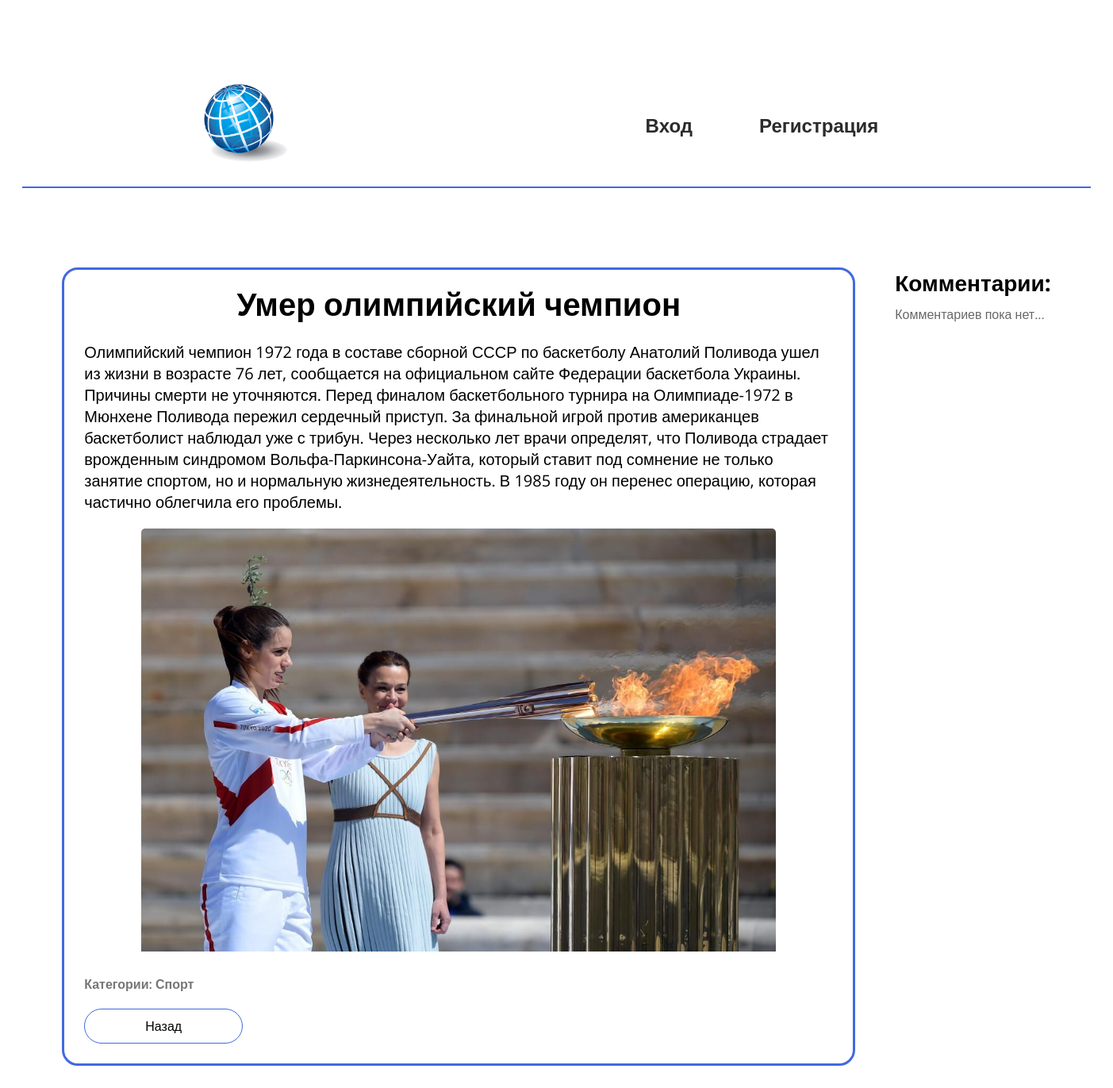
Page /news/4 on the committed database.
### website/models.py (models this page shows, shortened)
class News(models.Model):
    title = models.CharField(verbose_name="Заголовок",
                             max_length=30,
                             blank=False)
    description = models.TextField(verbose_name="Описание")
    created_at = models.DateTimeField(verbose_name="Созданно в",
                                      auto_now_add=True)
    published_at = models.DateTimeField(verbose_name="Опубликовать в",
                                        default=dt.now())
    photo = models.ImageField(verbose_name="Путь к фото",
                              upload_to="photo_for_news/",
                              blank=True)
    is_published = models.BooleanField(verbose_name="Статус публикации",
                                       default=True)
    category = models.ForeignKey(verbose_name="Категория",
                                 to=Categories,
                                 on_delete=models.PROTECT)
    class Meta:
        verbose_name = "Новость"
        verbose_name_plural = "Новости"

class Categories(models.Model):
    name = models.CharField(verbose_name="Название",
                             max_length=30,
                             blank=False)
    description = models.TextField(verbose_name="Описание")
    class Meta:
        verbose_name = "Категорию"
        verbose_name_plural = "Категории"
    def __str__(self):
        return self.name

### website/views.py (the view, shortened to what this page needs)
# urls.py: path('news/<int:id>', news_page),
def news_page(request, id):
    data = {
        "news": News.objects.get(id=id),
        "review_form": ReviewsForm(),
        "reviews": Reviews.objects.filter(news=id),
    }
    return render(request, "news_page.html", data)

### website/templates/news_page.html (shortened to what this page needs)
{% extends "base.html" %}
{% block content %}
<aside class="new">
    <h1 class="title_new"> {{ news.title }} </h1>
    <p class="desc_new">{{ news.description }}</p>
    <img class="photo_new" src="/media/{{ news.photo }}"/>
    <p class="new_category">Категории: {{ news.category }}</p>
    <a class="back" href="/">Назад</a>
</aside>
<section class="reviews">
    <h2>Комментарии:</h2>
    {% if not reviews %}
    <p class="no-comment">Комментариев пока нет...</p>
    {% endif %}
</section>
{% endblock %}

### website/templates/base.html (style rules this page uses)
* { margin: 0; padding: 0; box-sizing: border-box; font-family: 'Open Sans', sans-serif; }
html { display: flex; flex-direction: column; align-items: center; justify-content: center; }
body { padding: 10vh 10vw; }
.main > aside { grid-column: span 1; }
.main > aside > a { cursor: pointer; display: grid; text-decoration: none; border: 1px solid rgb(65, 105, 225); padding: 10px; text-align: center; border-radius: 30px; color: black; margin-bottom: 10px; }
h2 { font-size: 28px; padding-bottom: 20px; }

### website/templates/news_page.html (style rules this page uses)
.photo_new { width: 500px; }
.title_new { font-size: 40px; padding-bottom: 20px; text-align: center; }
.desc_new { padding-bottom: 20px; font-size: 20px; }
.new { border: 3px solid rgb(65, 105, 225); padding: 15px 25px; border-radius: 20px; width: 1000px; }
.photo_new { padding-bottom: 20px; border-radius: 5px; width: 800px; display: block; margin: auto; }
.back { max-width: 200px; }
.new_category { padding: 10px 0 20px; color:rgba(77, 78, 78, 0.774); font-weight: 600; }
h2 { padding: 0 0 10px 0; }
.no-comment { color: rgb(104, 104, 104); }

### rows in the picture
News: title "Умер олимпийский чемпион", description "Олимпийский чемпион 1972 года в составе сборной СССР по баскетболу Анатолий Поливода ушел из жизни в возрасте 76 лет, сообщается на официальном сайте Федерации баскетбола Украины. Причины смерти не уточняются. Перед финалом баскетбольного турнира на Олимпиаде-1972 в Мюнхене Поливода пережил сердечный приступ. За финальной игрой против американцев баскетболист наблюдал уже с трибун. Через несколько лет врачи определят, что Поливода страдает врожденным синдромом Вольфа-Паркинсона-Уайта, который ставит под сомнение не только занятие спортом, но и нормальную жизнедеятельность. В 1985 году он перенес операцию, которая частично облегчила его проблемы.", photo (picture), category "Спорт"
